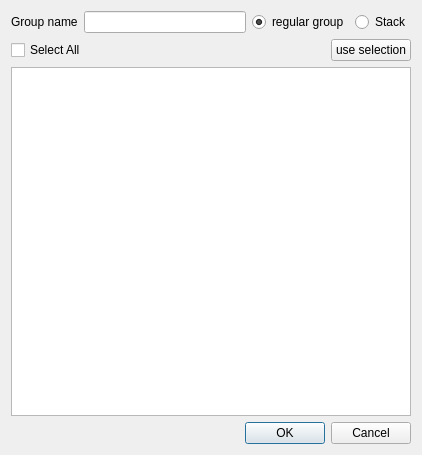
<?xml version="1.0" encoding="UTF-8"?>
<ui version="4.0">
 <class>NewGroupDialog</class>
 <widget class="QDialog" name="NewGroupDialog">
  <property name="geometry">
   <rect>
    <x>0</x>
    <y>0</y>
    <width>422</width>
    <height>455</height>
   </rect>
  </property>
  <property name="sizePolicy">
   <sizepolicy hsizetype="Preferred" vsizetype="Preferred">
    <horstretch>0</horstretch>
    <verstretch>0</verstretch>
   </sizepolicy>
  </property>
  <property name="windowTitle">
   <string>Dialog</string>
  </property>
  <layout class="QVBoxLayout" name="verticalLayout">
   <item>
    <layout class="QHBoxLayout" name="horizontalLayout">
     <item>
      <widget class="QLabel" name="groupNameLabel">
       <property name="text">
        <string>Group name</string>
       </property>
      </widget>
     </item>
     <item>
      <widget class="QLineEdit" name="groupNameLEdit"/>
     </item>
     <item>
      <widget class="QRadioButton" name="isGroupRB">
       <property name="text">
        <string>regular group</string>
       </property>
       <property name="checked">
        <bool>true</bool>
       </property>
      </widget>
     </item>
     <item>
      <widget class="QRadioButton" name="isStackRB">
       <property name="text">
        <string>Stack</string>
       </property>
      </widget>
     </item>
    </layout>
   </item>
   <item>
    <layout class="QHBoxLayout" name="horizontalLayout_2">
     <item>
      <widget class="QCheckBox" name="selAllCheckBox">
       <property name="text">
        <string>Select All</string>
       </property>
      </widget>
     </item>
     <item>
      <spacer name="horizontalSpacer">
       <property name="orientation">
        <enum>Qt::Horizontal</enum>
       </property>
       <property name="sizeHint" stdset="0">
        <size>
         <width>40</width>
         <height>20</height>
        </size>
       </property>
      </spacer>
     </item>
     <item>
      <widget class="QPushButton" name="pushButton">
       <property name="text">
        <string>use selection</string>
       </property>
      </widget>
     </item>
    </layout>
   </item>
   <item>
    <widget class="QListWidget" name="molList"/>
   </item>
   <item>
    <widget class="QDialogButtonBox" name="buttonBox">
     <property name="orientation">
      <enum>Qt::Horizontal</enum>
     </property>
     <property name="standardButtons">
      <set>QDialogButtonBox::Cancel|QDialogButtonBox::Ok</set>
     </property>
    </widget>
   </item>
  </layout>
 </widget>
 <resources/>
 <connections>
  <connection>
   <sender>buttonBox</sender>
   <signal>accepted()</signal>
   <receiver>NewGroupDialog</receiver>
   <slot>accept()</slot>
   <hints>
    <hint type="sourcelabel">
     <x>248</x>
     <y>254</y>
    </hint>
    <hint type="destinationlabel">
     <x>157</x>
     <y>274</y>
    </hint>
   </hints>
  </connection>
  <connection>
   <sender>buttonBox</sender>
   <signal>rejected()</signal>
   <receiver>NewGroupDialog</receiver>
   <slot>reject()</slot>
   <hints>
    <hint type="sourcelabel">
     <x>316</x>
     <y>260</y>
    </hint>
    <hint type="destinationlabel">
     <x>286</x>
     <y>274</y>
    </hint>
   </hints>
  </connection>
 </connections>
</ui>
